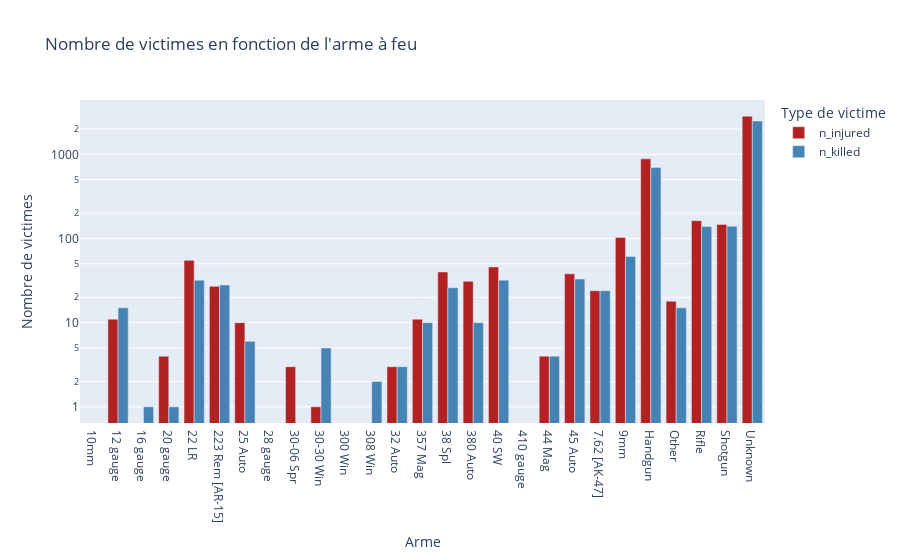

The cell this chart's notebook holds for it:
### Code cell
grouped_data5 = base_totale.groupby('gun_type').agg({
    'n_injured': 'sum',
    'n_killed': 'sum'
}).reset_index()


fig5 = px.bar(
    grouped_data5,
    x=grouped_data5['gun_type'],
    y=['n_injured', 'n_killed'],
    labels={"gun_type": "Arme", "value": "Nombre de victimes", "variable": "Type de victime"},
    title="Nombre de victimes en fonction de l'arme à feu",
    color_discrete_map={"n_injured": "firebrick", "n_killed": "steelblue"},log_y=True
)

fig5.update_layout(barmode='group')  # Display bars side by side

fig5.show()

### Figure 1 — Plotly figure (JSON) as saved in the notebook; plotly's stock layout.template omitted (floating-point values rounded to 4 significant figures)
{"data": [{"alignmentgroup": "True", "hovertemplate": "Type de victime=n_injured<br>Arme=%{x}<br>Nombre de victimes=%{y}<extra></extra>", "legendgroup": "n_injured", "marker": {"color": "firebrick", "pattern": {"shape": ""}}, "name": "n_injured", "offsetgroup": "n_injured", "orientation": "v", "showlegend": true, "textposition": "auto", "type": "bar", "x": ["10mm", "12 gauge", "16 gauge", "20 gauge", "22 LR", "223 Rem [AR-15]", "25 Auto", "28 gauge", "30-06 Spr", "30-30 Win", "300 Win", "308 Win", "32 Auto", "357 Mag", "38 Spl", "380 Auto", "40 SW", "410 gauge", "44 Mag", "45 Auto", "7.62 [AK-47]", "9mm", "Handgun", "Other", "Rifle", "Shotgun", "Unknown"], "xaxis": "x", "y": [0, 11, 0, 4, 55, 27, 10, 0, 3, 1, 0, 0, 3, 11, 40, 31, 46, 0, 4, 38, 24, 103, 884, 18, 163, 147, 2841], "yaxis": "y"}, {"alignmentgroup": "True", "hovertemplate": "Type de victime=n_killed<br>Arme=%{x}<br>Nombre de victimes=%{y}<extra></extra>", "legendgroup": "n_killed", "marker": {"color": "steelblue", "pattern": {"shape": ""}}, "name": "n_killed", "offsetgroup": "n_killed", "orientation": "v", "showlegend": true, "textposition": "auto", "type": "bar", "x": ["10mm", "12 gauge", "16 gauge", "20 gauge", "22 LR", "223 Rem [AR-15]", "25 Auto", "28 gauge", "30-06 Spr", "30-30 Win", "300 Win", "308 Win", "32 Auto", "357 Mag", "38 Spl", "380 Auto", "40 SW", "410 gauge", "44 Mag", "45 Auto", "7.62 [AK-47]", "9mm", "Handgun", "Other", "Rifle", "Shotgun", "Unknown"], "xaxis": "x", "y": [0, 15, 1, 1, 32, 28, 6, 0, 0, 5, 0, 2, 3, 10, 26, 10, 32, 0, 4, 33, 24, 61, 695, 15, 139, 140, 2486], "yaxis": "y"}], "layout": {"barmode": "group", "legend": {"title": {"text": "Type de victime"}, "tracegroupgap": 0}, "title": {"text": "Nombre de victimes en fonction de l'arme à feu"}, "xaxis": {"anchor": "y", "domain": [0, 1], "title": {"text": "Arme"}}, "yaxis": {"anchor": "x", "domain": [0, 1], "title": {"text": "Nombre de victimes"}, "type": "log"}}}
